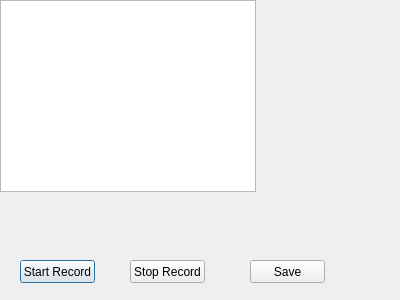
<?xml version="1.0" encoding="UTF-8"?>
<ui version="4.0">
 <class>RecordWaypointsWindow</class>
 <widget class="QDialog" name="RecordWaypointsWindow">
  <property name="geometry">
   <rect>
    <x>0</x>
    <y>0</y>
    <width>400</width>
    <height>300</height>
   </rect>
  </property>
  <property name="windowTitle">
   <string>Dialog</string>
  </property>
  <widget class="QPushButton" name="startRecordButton">
   <property name="geometry">
    <rect>
     <x>20</x>
     <y>260</y>
     <width>75</width>
     <height>23</height>
    </rect>
   </property>
   <property name="text">
    <string>Start Record</string>
   </property>
  </widget>
  <widget class="QPushButton" name="stopRecordButton">
   <property name="geometry">
    <rect>
     <x>130</x>
     <y>260</y>
     <width>75</width>
     <height>23</height>
    </rect>
   </property>
   <property name="text">
    <string>Stop Record</string>
   </property>
  </widget>
  <widget class="QListView" name="listWaypoints">
   <property name="geometry">
    <rect>
     <x>0</x>
     <y>0</y>
     <width>256</width>
     <height>192</height>
    </rect>
   </property>
  </widget>
  <widget class="QPushButton" name="savefileButton">
   <property name="geometry">
    <rect>
     <x>250</x>
     <y>260</y>
     <width>75</width>
     <height>23</height>
    </rect>
   </property>
   <property name="text">
    <string>Save</string>
   </property>
  </widget>
 </widget>
 <resources/>
 <connections/>
</ui>
